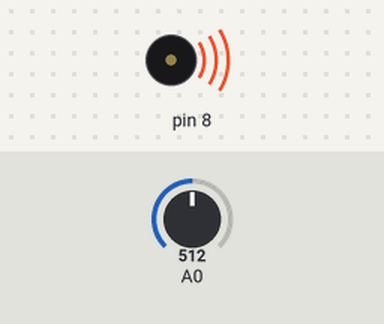
A sketch run on a simulated Arduino Uno, built with avr-gcc and run on an emulated ATmega328P. Parts: buzzer (waves = sounding). Inputs (shaded band) come from the test bench; at power-on: A0 = 512.

Above: at 1.2 s.
1.3 s: A0 set to 498
At 1.7 s:
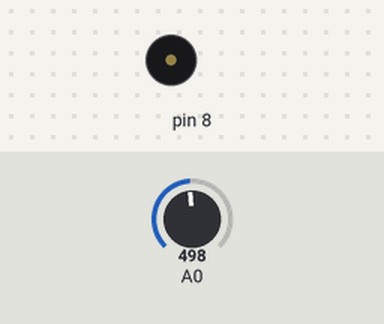
2.8 s: A0 set to 511
At 4.0 s:
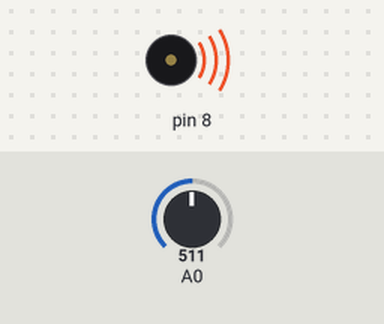
4.3 s: A0 set to 495
At 5.2 s:
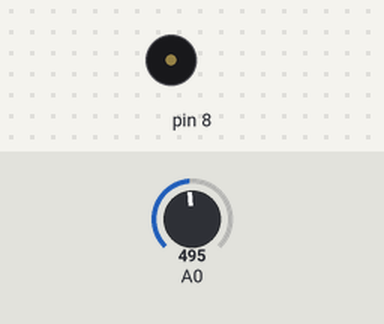
Timing chart, 0 to 7.3 s (numbered marks = the images above; inputs shaded):
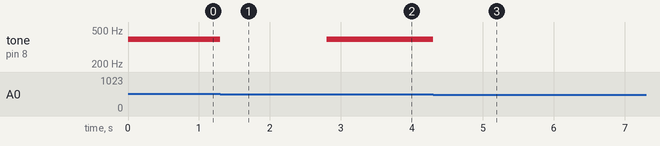

The sketch:

piezo02.ino
```cpp
 int notes[] = {262, 330, 392, 494};
//int notes[] = {523, 659, 784, 988};

void setup() {
//  Serial.begin(9600);
}

void loop() {
  int keyVal = analogRead(A0);
//  Serial.println(keyVal);

  if(keyVal == 1023) {
    tone(8, notes[0]);
  } else if(keyVal >=990 && keyVal <= 1010){
    tone(8, notes[1]);
  } else if(keyVal >=505 && keyVal <= 515){
    tone(8, notes[2]);
  } else if(keyVal >=5 && keyVal <= 10){
    tone(8, notes[3]);
  }
  else {
    noTone(8);
  }
}
```

Measured:
- the behaviour switches between 505 and 504 on A0 (found by bisection; images 0 and 1)
- after the input at 1.3 s, tone on pin 8: 392 Hz → silent at once
- after the input at 2.8 s, tone on pin 8: silent → 392 Hz at once
- after the input at 4.3 s, tone on pin 8: 392 Hz → silent at once
